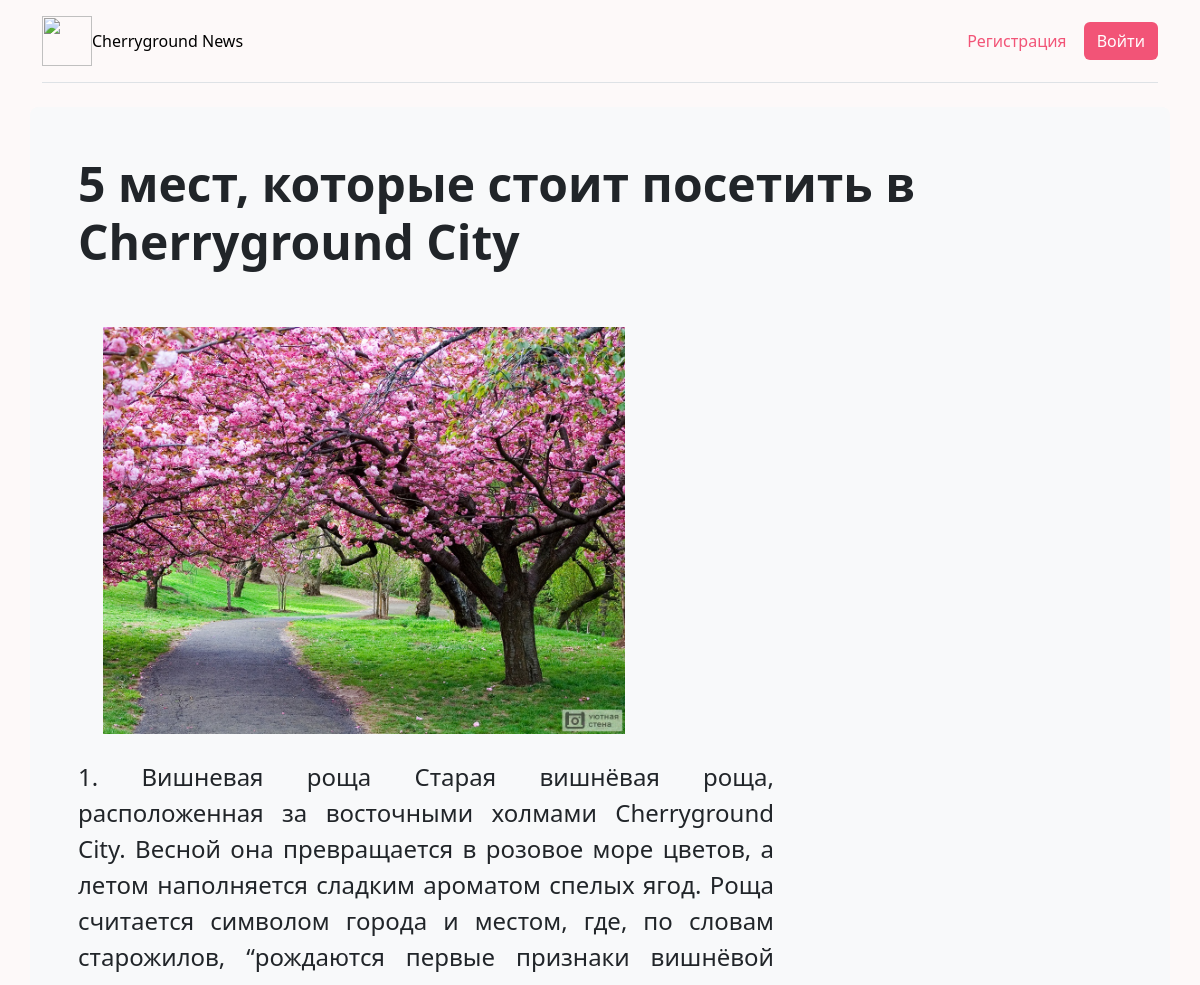
Before: /news/1/ (upper part) with the older database file.
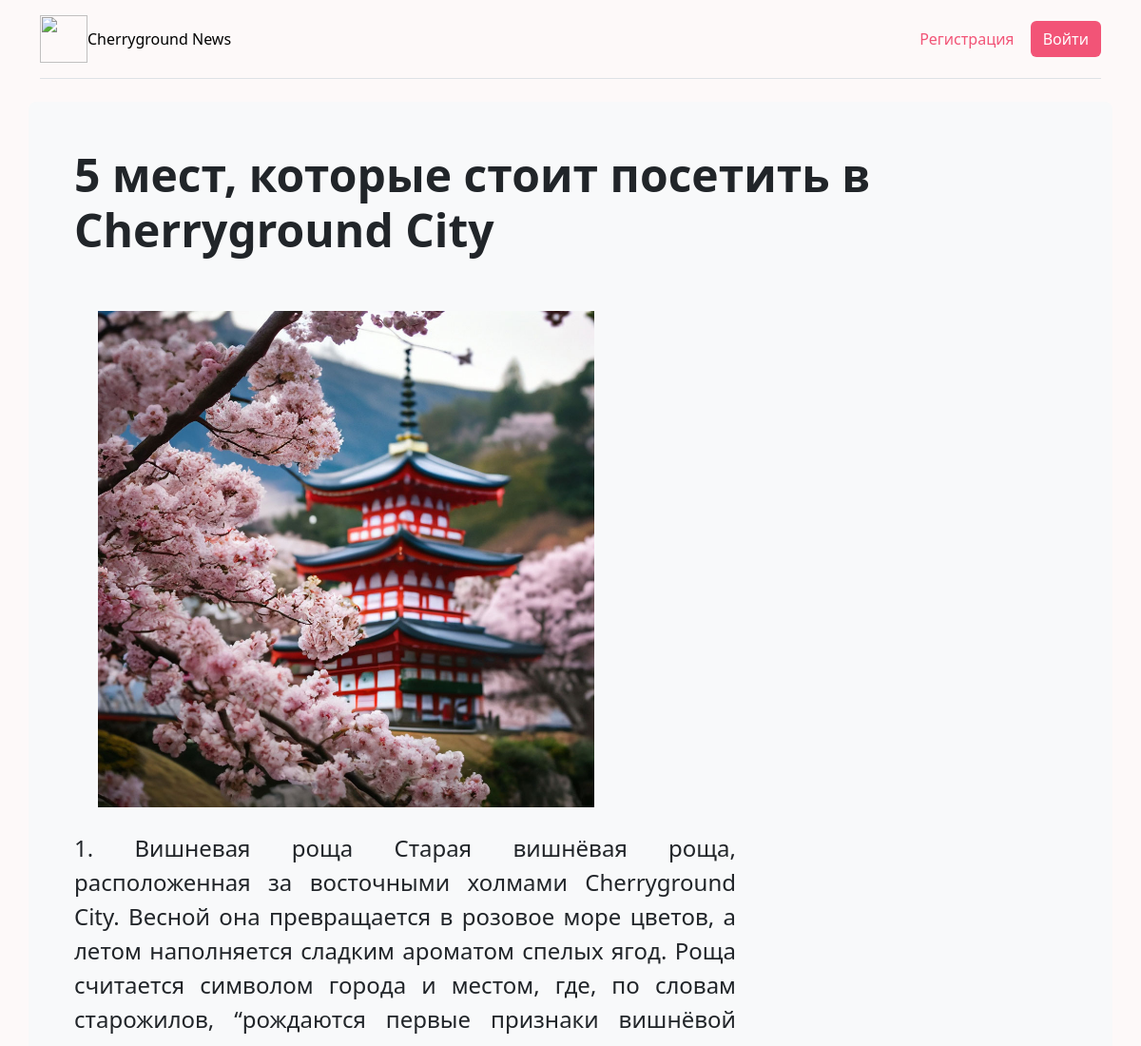
After: the same page with the newer database file.
### index/models.py (models this page shows, shortened)
class News(models.Model):
    title = models.CharField(max_length=128, verbose_name="Заголовок")
    text = models.TextField(verbose_name="Текст")
    photo = models.ImageField(upload_to="media", verbose_name="Фото", blank=True, null=True)
    category = models.ForeignKey(NewsCategory, on_delete=models.CASCADE, verbose_name="Категория")
    added_date = models.DateTimeField(auto_now_add=True)
    class Meta:
        verbose_name = "заголовок"
        verbose_name_plural = "заголовки"

### index/views.py (the view)
# urls.py: path('news/<int:pk>/', views.news_page),
def news_page(request, pk):
    news = models.News.objects.get(id=pk)
    context = {
        'news': news
    }
    return render(request, 'news.html', context)

### index/templates/news.html (shortened to what this page needs)
<!DOCTYPE html>
{% load static %}
<html lang="ru">
<head>
    <link rel="stylesheet" href="https://cdn.jsdelivr.net/npm/bootstrap@5.3.8/dist/css/bootstrap.min.css">
    <link rel="stylesheet" href="{% static 'css/news.css'%} ">
</head>
<body style="background-color: rgb(253,249,249)">
<div class="container">
    <header class="d-flex flex-wrap align-items-center justify-content-center justify-content-md-between py-3 mb-4 border-bottom">
        <div>
            <a href="/" class="d-flex align-items-center mb-2 mb-lg-0 link-body-emphasis text-decoration-none">
                <img src="https://media.istockphoto.com/id/1142625085/vector/cute-flower-icon-in-flat-design-cherry-blossoms.jpg?s=612x612&w=0&k=20&c=TIN_uIMRGwVpi4VttwWViF0rhmHTvJG7PF1UcPHu6jI="
                     width="50" height="50" alt=""><span>Cherryground News</span>
            </a>
        </div>
        {% if user.is_authenticated %}
        <div class="col text-end" >
                <a href="/create" class="btn" role="button" style="color:  #f25477">+ Добавить статью</a>
                <a href="/saved" class="btn" role="button">&#x2661; Избранное</a>
                <a href="/logout" class="btn" role="button" style="background-color: #f25477; color: white">Выйти</a>
        </div>
        {% else %}
        <div class="col-md-3 text-end">
            <a href="registration/register" class="btn" role="button" style="color:  #f25477">Регистрация</a>
            <a href="{% url 'login' %}" class="btn" role="button"
               style="background-color: #f25477; color: white">Войти</a>
        </div>
        {% endif %}
    </header>
</div>
<div class="container p-5 mb-4 bg-body-tertiary rounded-3 my-centered-div mx-auto">
    <h1 class="display-5 fw-bold">{{news.title}}</h1>
    <br>
    <img src="{{news.photo.url}}" alt="{{news.title}}" width="50%" style="margin: 25px">
    <p class="col-md-8 fs-4" style="text-align: justify;">{{news.text}}</p>
</div>
</body>
</html>

Changed rows visible on the page:
changed News "5 мест, которые стоит посетить в Cherryground City": photo: a different picture
